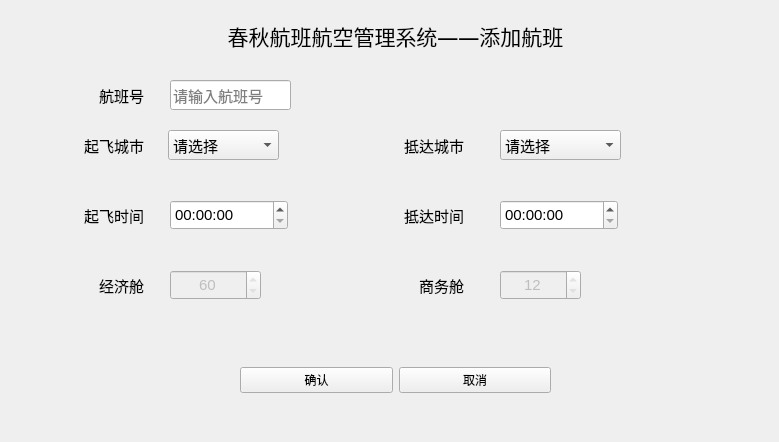
<?xml version="1.0" encoding="UTF-8"?>
<ui version="4.0">
 <class>pages_add</class>
 <widget class="QWidget" name="pages_add">
  <property name="geometry">
   <rect>
    <x>0</x>
    <y>0</y>
    <width>779</width>
    <height>442</height>
   </rect>
  </property>
  <property name="windowTitle">
   <string>Form</string>
  </property>
  <widget class="QLabel" name="label">
   <property name="geometry">
    <rect>
     <x>220</x>
     <y>20</y>
     <width>351</width>
     <height>31</height>
    </rect>
   </property>
   <property name="font">
    <font>
     <family>华文行楷</family>
     <pointsize>16</pointsize>
    </font>
   </property>
   <property name="text">
    <string>春秋航班航空管理系统——添加航班</string>
   </property>
   <property name="alignment">
    <set>Qt::AlignCenter</set>
   </property>
  </widget>
  <widget class="QLabel" name="label_8">
   <property name="geometry">
    <rect>
     <x>400</x>
     <y>130</y>
     <width>64</width>
     <height>30</height>
    </rect>
   </property>
   <property name="minimumSize">
    <size>
     <width>0</width>
     <height>25</height>
    </size>
   </property>
   <property name="font">
    <font>
     <family>方正小标宋简体</family>
     <pointsize>11</pointsize>
     <bold>false</bold>
    </font>
   </property>
   <property name="text">
    <string>抵达城市</string>
   </property>
   <property name="alignment">
    <set>Qt::AlignRight|Qt::AlignTrailing|Qt::AlignVCenter</set>
   </property>
  </widget>
  <widget class="QSpinBox" name="num">
   <property name="enabled">
    <bool>false</bool>
   </property>
   <property name="geometry">
    <rect>
     <x>170</x>
     <y>270</y>
     <width>91</width>
     <height>30</height>
    </rect>
   </property>
   <property name="minimumSize">
    <size>
     <width>0</width>
     <height>25</height>
    </size>
   </property>
   <property name="font">
    <font>
     <pointsize>11</pointsize>
    </font>
   </property>
   <property name="alignment">
    <set>Qt::AlignCenter</set>
   </property>
   <property name="minimum">
    <number>60</number>
   </property>
   <property name="maximum">
    <number>60</number>
   </property>
  </widget>
  <widget class="QLabel" name="label_4">
   <property name="geometry">
    <rect>
     <x>400</x>
     <y>200</y>
     <width>64</width>
     <height>30</height>
    </rect>
   </property>
   <property name="minimumSize">
    <size>
     <width>0</width>
     <height>25</height>
    </size>
   </property>
   <property name="font">
    <font>
     <family>方正小标宋简体</family>
     <pointsize>11</pointsize>
     <bold>false</bold>
    </font>
   </property>
   <property name="text">
    <string>抵达时间</string>
   </property>
   <property name="alignment">
    <set>Qt::AlignRight|Qt::AlignTrailing|Qt::AlignVCenter</set>
   </property>
  </widget>
  <widget class="QLabel" name="label_7">
   <property name="geometry">
    <rect>
     <x>400</x>
     <y>270</y>
     <width>64</width>
     <height>30</height>
    </rect>
   </property>
   <property name="minimumSize">
    <size>
     <width>0</width>
     <height>25</height>
    </size>
   </property>
   <property name="font">
    <font>
     <family>方正小标宋简体</family>
     <pointsize>11</pointsize>
     <bold>false</bold>
    </font>
   </property>
   <property name="text">
    <string>商务舱</string>
   </property>
   <property name="alignment">
    <set>Qt::AlignRight|Qt::AlignTrailing|Qt::AlignVCenter</set>
   </property>
  </widget>
  <widget class="QWidget" name="layoutWidget">
   <property name="geometry">
    <rect>
     <x>240</x>
     <y>360</y>
     <width>311</width>
     <height>41</height>
    </rect>
   </property>
   <layout class="QGridLayout" name="gridLayout">
    <item row="0" column="0">
     <widget class="QPushButton" name="btn_yes">
      <property name="text">
       <string>确认</string>
      </property>
     </widget>
    </item>
    <item row="0" column="1">
     <widget class="QPushButton" name="btn_no">
      <property name="text">
       <string>取消</string>
      </property>
     </widget>
    </item>
   </layout>
  </widget>
  <widget class="QComboBox" name="cityTo">
   <property name="geometry">
    <rect>
     <x>500</x>
     <y>130</y>
     <width>121</width>
     <height>30</height>
    </rect>
   </property>
   <property name="minimumSize">
    <size>
     <width>0</width>
     <height>25</height>
    </size>
   </property>
   <property name="font">
    <font>
     <pointsize>11</pointsize>
    </font>
   </property>
   <item>
    <property name="text">
     <string>请选择</string>
    </property>
   </item>
  </widget>
  <widget class="QTimeEdit" name="endTime">
   <property name="geometry">
    <rect>
     <x>500</x>
     <y>200</y>
     <width>118</width>
     <height>30</height>
    </rect>
   </property>
   <property name="minimumSize">
    <size>
     <width>0</width>
     <height>25</height>
    </size>
   </property>
   <property name="font">
    <font>
     <pointsize>11</pointsize>
    </font>
   </property>
  </widget>
  <widget class="QLabel" name="label_3">
   <property name="geometry">
    <rect>
     <x>70</x>
     <y>200</y>
     <width>74</width>
     <height>30</height>
    </rect>
   </property>
   <property name="minimumSize">
    <size>
     <width>0</width>
     <height>25</height>
    </size>
   </property>
   <property name="font">
    <font>
     <family>方正小标宋简体</family>
     <pointsize>11</pointsize>
     <bold>false</bold>
    </font>
   </property>
   <property name="text">
    <string>起飞时间</string>
   </property>
   <property name="alignment">
    <set>Qt::AlignRight|Qt::AlignTrailing|Qt::AlignVCenter</set>
   </property>
  </widget>
  <widget class="QTimeEdit" name="startTime">
   <property name="geometry">
    <rect>
     <x>170</x>
     <y>200</y>
     <width>118</width>
     <height>30</height>
    </rect>
   </property>
   <property name="minimumSize">
    <size>
     <width>0</width>
     <height>25</height>
    </size>
   </property>
   <property name="font">
    <font>
     <pointsize>11</pointsize>
    </font>
   </property>
  </widget>
  <widget class="QSpinBox" name="num_vip">
   <property name="enabled">
    <bool>false</bool>
   </property>
   <property name="geometry">
    <rect>
     <x>500</x>
     <y>270</y>
     <width>81</width>
     <height>30</height>
    </rect>
   </property>
   <property name="minimumSize">
    <size>
     <width>0</width>
     <height>25</height>
    </size>
   </property>
   <property name="font">
    <font>
     <pointsize>11</pointsize>
    </font>
   </property>
   <property name="alignment">
    <set>Qt::AlignCenter</set>
   </property>
   <property name="minimum">
    <number>12</number>
   </property>
   <property name="maximum">
    <number>12</number>
   </property>
  </widget>
  <widget class="QLineEdit" name="text_id">
   <property name="geometry">
    <rect>
     <x>170</x>
     <y>80</y>
     <width>121</width>
     <height>30</height>
    </rect>
   </property>
   <property name="minimumSize">
    <size>
     <width>0</width>
     <height>25</height>
    </size>
   </property>
   <property name="font">
    <font>
     <pointsize>11</pointsize>
    </font>
   </property>
   <property name="placeholderText">
    <string>请输入航班号</string>
   </property>
  </widget>
  <widget class="QLabel" name="label_6">
   <property name="geometry">
    <rect>
     <x>70</x>
     <y>270</y>
     <width>74</width>
     <height>30</height>
    </rect>
   </property>
   <property name="minimumSize">
    <size>
     <width>0</width>
     <height>25</height>
    </size>
   </property>
   <property name="font">
    <font>
     <family>方正小标宋简体</family>
     <pointsize>11</pointsize>
     <bold>false</bold>
    </font>
   </property>
   <property name="text">
    <string>经济舱</string>
   </property>
   <property name="alignment">
    <set>Qt::AlignRight|Qt::AlignTrailing|Qt::AlignVCenter</set>
   </property>
  </widget>
  <widget class="QComboBox" name="cityFrom">
   <property name="geometry">
    <rect>
     <x>168</x>
     <y>130</y>
     <width>111</width>
     <height>30</height>
    </rect>
   </property>
   <property name="minimumSize">
    <size>
     <width>0</width>
     <height>25</height>
    </size>
   </property>
   <property name="font">
    <font>
     <pointsize>11</pointsize>
    </font>
   </property>
   <item>
    <property name="text">
     <string>请选择</string>
    </property>
   </item>
  </widget>
  <widget class="QLabel" name="label_2">
   <property name="geometry">
    <rect>
     <x>70</x>
     <y>80</y>
     <width>74</width>
     <height>30</height>
    </rect>
   </property>
   <property name="minimumSize">
    <size>
     <width>0</width>
     <height>25</height>
    </size>
   </property>
   <property name="font">
    <font>
     <family>方正小标宋简体</family>
     <pointsize>11</pointsize>
     <bold>false</bold>
    </font>
   </property>
   <property name="text">
    <string>航班号</string>
   </property>
   <property name="alignment">
    <set>Qt::AlignRight|Qt::AlignTrailing|Qt::AlignVCenter</set>
   </property>
  </widget>
  <widget class="QLabel" name="label_5">
   <property name="geometry">
    <rect>
     <x>70</x>
     <y>130</y>
     <width>74</width>
     <height>30</height>
    </rect>
   </property>
   <property name="minimumSize">
    <size>
     <width>0</width>
     <height>25</height>
    </size>
   </property>
   <property name="font">
    <font>
     <family>方正小标宋简体</family>
     <pointsize>11</pointsize>
     <bold>false</bold>
    </font>
   </property>
   <property name="text">
    <string>起飞城市</string>
   </property>
   <property name="alignment">
    <set>Qt::AlignRight|Qt::AlignTrailing|Qt::AlignVCenter</set>
   </property>
  </widget>
 </widget>
 <resources/>
 <connections/>
</ui>
